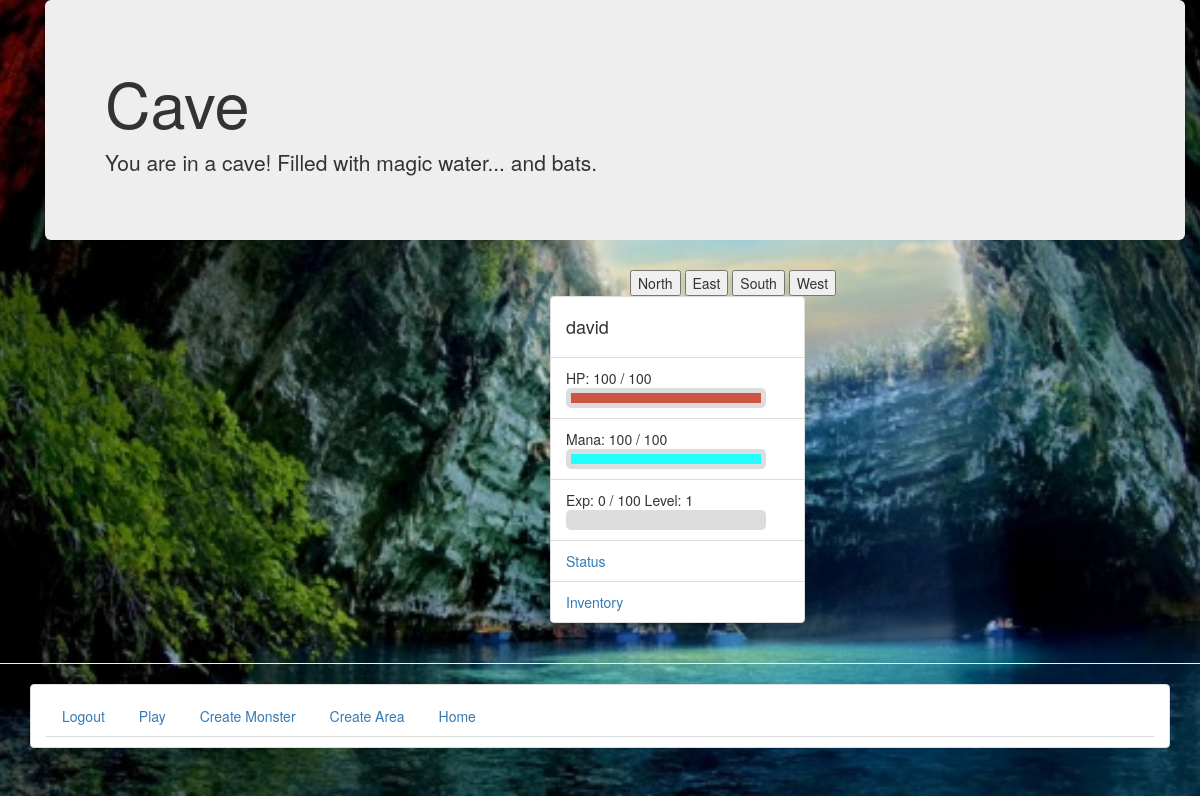
Screenshot of /rpg/game/ (signed in) with the database file from the repository.
### rpg/models.py (models this page shows, shortened)
class Area(models.Model):
     areaID = models.AutoField(primary_key=True)
     name = models.CharField(max_length=128)
     picture = models.ImageField(upload_to='area_images', blank=True)
     rarity = models.IntegerField(default=1)
     backstory = models.CharField(max_length=128)

class UserProfile(models.Model):
    user = models.OneToOneField(User)
    picture = models.ImageField(upload_to='profile_images', blank=True)
    level = models.IntegerField(default=1, blank=False)
    weapon = models.ForeignKey(Weapon, related_name="wielder+", null=True)
    armor  = models.ForeignKey(Armor, related_name="wearer+", null=True)
    maxHP = models.IntegerField(default=100, blank=False)
    currentHP = models.IntegerField(default=100, blank=False)
    maxMana = models.IntegerField(default=100, blank=False)
    currentMana = models.IntegerField(default=100, blank=False)
    strength = models.IntegerField(default=10, blank=False)
    skillpoints = models.IntegerField(default=0, blank=False)
    dexterity = models.IntegerField(default=10, blank=False)
    intelligence = models.IntegerField(default=10, blank=False)
    experience = models.IntegerField(default=0, blank=False)
    coordX = models.IntegerField(default=0, blank=False)
    coordY = models.IntegerField(default=0, blank=False)
    inBattle = models.BooleanField(default=False, blank=False)
    battle = models.ForeignKey(Battle, blank=True, null=True)
    inventory = models.ManyToManyField(Item, blank=True, null=True)
    areaID = models.ForeignKey(Area, blank=True, null=True)
    def __unicode__(self):
        return self.user.username

### rpg/views.py (the view, shortened to what this page needs)
def game(request):
    try:
        u = request.user.userprofile
    except exceptions.ObjectDoesNotExist:
        return redirect(register)
    if u.inBattle:
        return battle(request)
    try:
        a = u.areaID
        if a is not None:
            area = a
        else:
            for ar in Area.objects.filter(areaID=randomNum.whichArea()):
                area = ar
    except exceptions.ObjectDoesNotExist:
        for ar in Area.objects.filter(areaID=randomNum.whichArea()):
            area = ar
    u.areaID = area
    u.save()
    hp = u.currentHP*100 / u.maxHP
    mana = u.currentMana*100 / u.maxMana
    exp = u.experience
    contextDict = { 'char' : u,'area' : area, 'hp' : hp, 'mana' : mana, 'exp' : exp}
    return render(request, 'rpg/game.html', contextDict)

### templates/rpg/game.html (shortened to what this page needs)
{% extends 'rpg/gamebase.html' %}
{% block body_block %}
 {% if user.is_authenticated %}
<div class="container">
  <div class="jumbotron">
    <h1>{{ area.name }}</h1>
    <p>{{ area.backstory }}</p>
  </div>
</div>
<div class = "container">
<div class="col-md-3 col-md-offset-6">
        <form action="" method="post">
<input type="submit" name="n" value="North" />
<input type="submit" name="e" value="East" />
<input type="submit" name="s" value="South" />
<input type="submit" name="w" value="West" />
</form>
</div
</div
{% else %}
	<div class = "container">
	<h1> Please log in to play randaquest </h1>
	</div>
{% endif %}
{% endblock %}

### templates/rpg/gamebase.html (shortened to what this page needs)
<!DOCTYPE html>
{% load staticfiles %}
<html>
    <head>
    		<link rel="stylesheet" href="http://maxcdn.bootstrapcdn.com/bootstrap/3.2.0/css/bootstrap.min.css" type="text/css"/>
    </head>
    <body>
        <div class="container">
            {% block body_block %}{% endblock %}
        </div>
<div class="container">
<div class="col-md-3 col-md-offset-5">
<ul class="list-group">
  <li class="list-group-item"><h4>{{ char }}</h4></li>
  <li class="list-group-item">HP: {{ char.currentHP }} / {{ char.maxHP }}<div class="bar" data-total={{ char.maxHP }} data-value={{ char.currentHP }}>
<div class="health-bar">
 </div></li>
  <li class="list-group-item">Mana: {{ char.currentMana }} / {{ char.maxMana }}<div class="bar" data-total={{ char.maxMana }} data-value={{ char.currentMana }}>
<div class="mana-bar">
</div></li>
  <li class="list-group-item">Exp: {{ char.experience }} / 100  Level: {{ char.level }}<div class="bar" data-total={{ char.experience }} data-value="100">
  </li>
<li class="list-group-item"><a href="{% url 'status' %}">Status</a></li>
<li class="list-group-item"><a href="{% url 'inventory' %}">Inventory</a></li>
</div>
</div>
</div>
</div>
        <hr />
        <div class="container">
<ul class="list-group">
<li class="list-group-item">
        <ul class="nav nav-tabs" role="tablist">
    {% if user.is_authenticated %}
        <li><a href="{% url 'logout' %}">Logout</a></li>
	<li><a href="{% url 'game' %}">Play</a></li>
	<li><a href="{% url 'create_monster' %}">Create Monster</a></li>
        <li><a href="{% url 'create_area' %}">Create Area</a></li>
    {% else %}
        <li><a href="{% url 'register' %}">Register Here</a></li>
        <li><a href="{% url 'login' %}">Login</a></li>
    {% endif %}
    <li><a href="{% url 'index' %}">Home</a></li>
	</ul>
</li>
</ul>
	</div>
    </body>
</html>

### rows the page displays
Area: name "Cave", backstory "You are in a cave! Filled with magic water... and bats."
UserProfile: user.username "david", currentHP "100", maxHP "100", currentMana "100", maxMana "100", experience "0", level "1"
